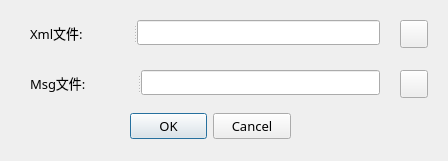
<?xml version="1.0" encoding="UTF-8"?>
<ui version="4.0">
 <class>DataImport</class>
 <widget class="QDialog" name="DataImport">
  <property name="geometry">
   <rect>
    <x>0</x>
    <y>0</y>
    <width>448</width>
    <height>161</height>
   </rect>
  </property>
  <property name="font">
   <font>
    <family>微软雅黑</family>
    <pointsize>12</pointsize>
   </font>
  </property>
  <property name="windowTitle">
   <string>Import</string>
  </property>
  <widget class="QDialogButtonBox" name="buttonBox">
   <property name="geometry">
    <rect>
     <x>130</x>
     <y>110</y>
     <width>161</width>
     <height>32</height>
    </rect>
   </property>
   <property name="font">
    <font>
     <pointsize>10</pointsize>
    </font>
   </property>
   <property name="orientation">
    <enum>Qt::Horizontal</enum>
   </property>
   <property name="standardButtons">
    <set>QDialogButtonBox::Cancel|QDialogButtonBox::Ok</set>
   </property>
   <property name="centerButtons">
    <bool>false</bool>
   </property>
  </widget>
  <widget class="QPushButton" name="pushButton_msg">
   <property name="geometry">
    <rect>
     <x>400</x>
     <y>70</y>
     <width>28</width>
     <height>28</height>
    </rect>
   </property>
   <property name="toolTip">
    <string>导入材料msg配置文件</string>
   </property>
   <property name="text">
    <string/>
   </property>
   <property name="iconSize">
    <size>
     <width>18</width>
     <height>18</height>
    </size>
   </property>
  </widget>
  <widget class="QPushButton" name="pushButton_xml">
   <property name="geometry">
    <rect>
     <x>400</x>
     <y>20</y>
     <width>28</width>
     <height>28</height>
    </rect>
   </property>
   <property name="toolTip">
    <string>导入材料Xml配置文件</string>
   </property>
   <property name="text">
    <string/>
   </property>
   <property name="iconSize">
    <size>
     <width>18</width>
     <height>18</height>
    </size>
   </property>
  </widget>
  <widget class="QSplitter" name="splitter">
   <property name="geometry">
    <rect>
     <x>30</x>
     <y>20</y>
     <width>350</width>
     <height>25</height>
    </rect>
   </property>
   <property name="orientation">
    <enum>Qt::Horizontal</enum>
   </property>
   <widget class="QLabel" name="label_xml">
    <property name="font">
     <font>
      <pointsize>10</pointsize>
     </font>
    </property>
    <property name="text">
     <string>Xml文件:</string>
    </property>
   </widget>
   <widget class="QLineEdit" name="lineEdit_xml">
    <property name="font">
     <font>
      <pointsize>10</pointsize>
     </font>
    </property>
   </widget>
  </widget>
  <widget class="QSplitter" name="splitter_2">
   <property name="geometry">
    <rect>
     <x>30</x>
     <y>70</y>
     <width>350</width>
     <height>25</height>
    </rect>
   </property>
   <property name="orientation">
    <enum>Qt::Horizontal</enum>
   </property>
   <widget class="QLabel" name="label_msg">
    <property name="font">
     <font>
      <pointsize>10</pointsize>
     </font>
    </property>
    <property name="text">
     <string>Msg文件:</string>
    </property>
   </widget>
   <widget class="QLineEdit" name="lineEdit_msg">
    <property name="font">
     <font>
      <pointsize>10</pointsize>
     </font>
    </property>
   </widget>
  </widget>
 </widget>
 <resources/>
 <connections>
  <connection>
   <sender>buttonBox</sender>
   <signal>accepted()</signal>
   <receiver>DataImport</receiver>
   <slot>accept()</slot>
   <hints>
    <hint type="sourcelabel">
     <x>248</x>
     <y>254</y>
    </hint>
    <hint type="destinationlabel">
     <x>157</x>
     <y>274</y>
    </hint>
   </hints>
  </connection>
  <connection>
   <sender>buttonBox</sender>
   <signal>rejected()</signal>
   <receiver>DataImport</receiver>
   <slot>reject()</slot>
   <hints>
    <hint type="sourcelabel">
     <x>316</x>
     <y>260</y>
    </hint>
    <hint type="destinationlabel">
     <x>286</x>
     <y>274</y>
    </hint>
   </hints>
  </connection>
 </connections>
</ui>
